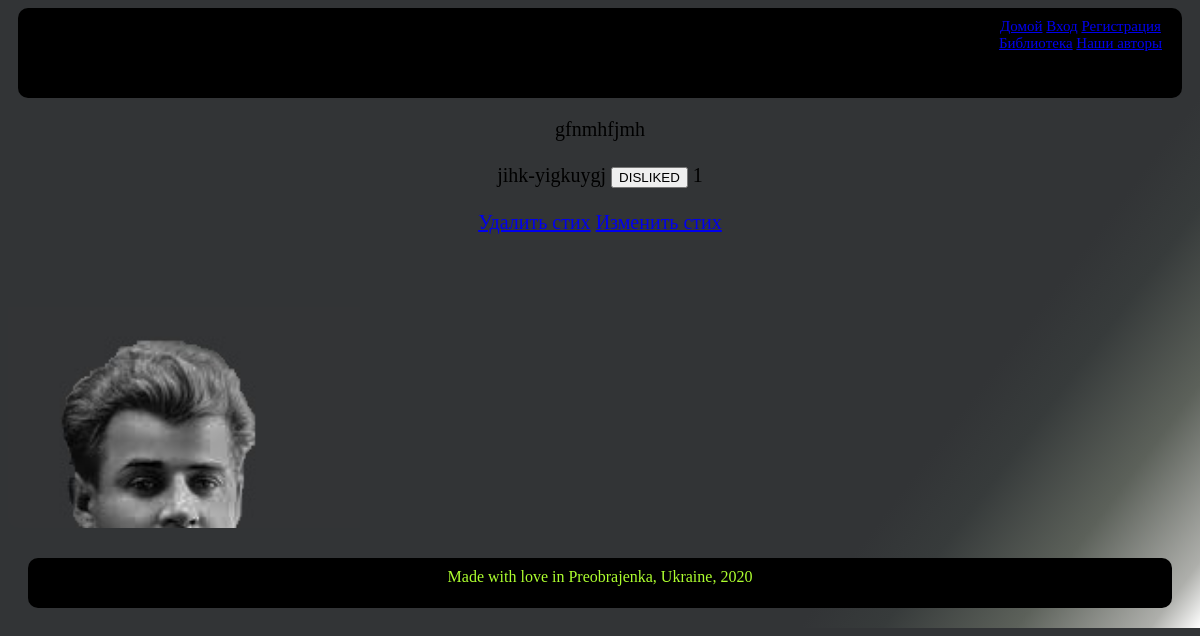
Screenshot of /8/verse_detail with the database file from the repository.
### StartPage/models.py (models this page shows, shortened)
class Verse(models.Model):
    name = models.CharField(max_length=25)
    text = models.TextField(max_length=2500)
    author = models.ForeignKey(Author, on_delete=models.CASCADE)
    likes = models.ManyToManyField(User, null=True, blank=True)

class Author(models.Model):
    name = models.CharField(max_length=25)
    about = models.TextField(max_length=2500)
    img = models.ImageField(
        upload_to='images/',
        null=True,
        blank=True,
    )
    def __str__(self):
        return self.name

### StartPage/views.py (the view)
# urls.py: path('<int:id>/verse_detail', verse_detail, name='verse_detail'),
def verse_detail(request, id: int):
    if not Verse.objects.filter(id=id).exists():
        raise Http404
    verse = Verse.objects.get(id=id)
    return render(request, 'verse_detail.html', context={'verse': verse, 'liked': request.user in verse.likes.all()})

### templates/verse_detail.html (shortened to what this page needs)
{% extends "general.html" %}
{% load static %}
{% block content %}
    {{verse.text}}<br><br>
    {{verse.author}}-{{verse.name}}
    {% if liked %}
        <button id="like_button">LIKED</button>
    {% else %}
        <button id="like_button">DISLIKED</button>
    {% endif %}<span id="likes_count">{{verse.likes.count}}</span><br><br>
    <a href="{% url 'verse_del' verse.id %}">Удалить стих</a>
    <a href="{% url 'verse_update' verse.id %}">Изменить стих</a>
{% endblock content %}

### static/css/general.css (style rules this page uses)
body { background: linear-gradient(127deg, rgba(50,52,54,1) 76%, rgba(55,59,59,1) 81%, rgba(92,97,90,1) 89%, rgba(174,175,171,1) 97%, rgba(255,255,255,1) 100%); color: greenyellow; }

### rows the page displays
Verse: text "gfnmhfjmh", author "jihk", name "yigkuygj", likes.count "1"
